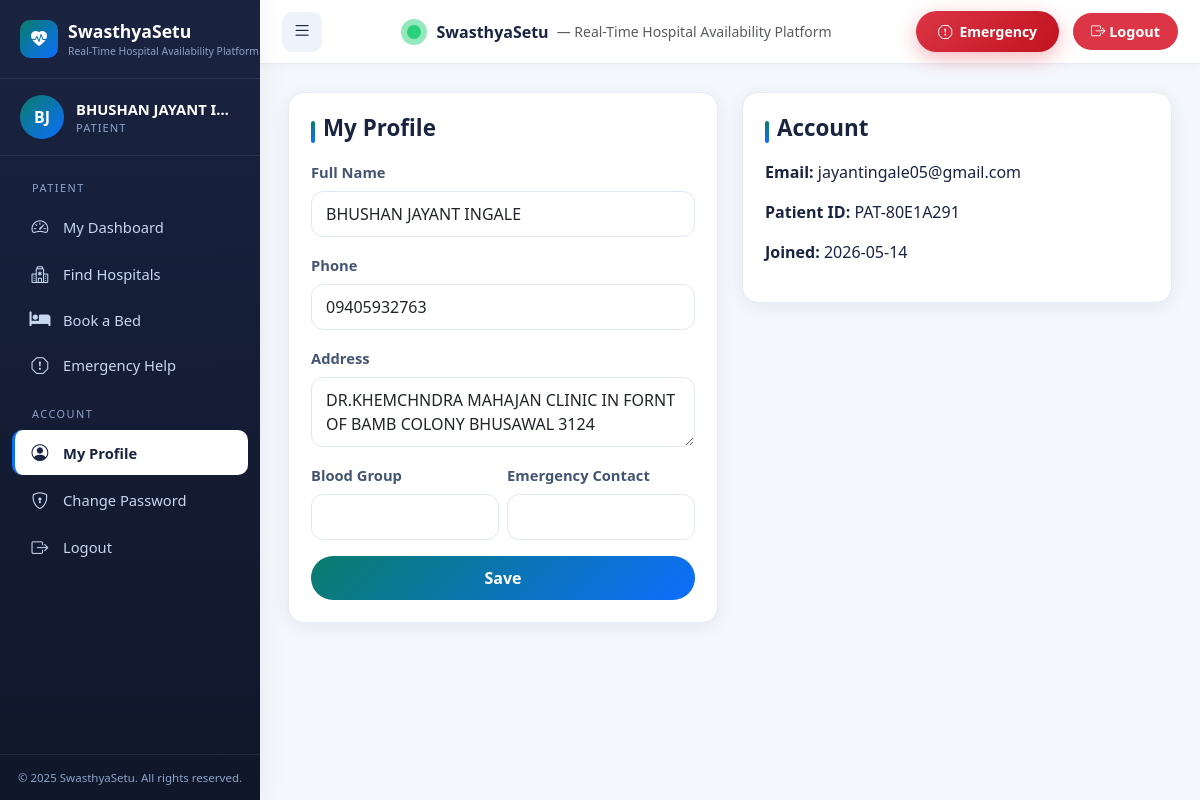
Page /profile (signed in) on the committed database.
### app.py (models this page shows, shortened)
class SiteContent(db.Model):
    __tablename__ = 'site_content'
    id = db.Column(db.Integer, primary_key=True)
    key = db.Column(db.String(100), unique=True, nullable=False)
    value = db.Column(db.Text, nullable=False)
    description = db.Column(db.String(255))

class User(UserMixin, db.Model):
    __tablename__ = 'users'
    id = db.Column(db.Integer, primary_key=True)
    email = db.Column(db.String(120), unique=True, nullable=False, index=True)
    password_hash = db.Column(db.String(255), nullable=False)
    role = db.Column(db.String(20), nullable=False)  # admin, hospital, patient
    is_active = db.Column(db.Boolean, default=True)
    is_approved = db.Column(db.Boolean, default=False)
    created_at = db.Column(db.DateTime, default=datetime.utcnow)
    unique_id = db.Column(db.String(20), unique=True, nullable=True)
    hospital_profile = db.relationship('HospitalProfile', backref='user', uselist=False)
    patient_profile = db.relationship('PatientProfile', backref='user', uselist=False)
    bookings = db.relationship('Booking', foreign_keys='Booking.patient_id', backref='patient')
    @property
    def display_name(self):
        if self.role == 'hospital' and self.hospital_profile:
            return self.hospital_profile.hospital_name
        if self.role == 'patient' and self.patient_profile:
            return self.patient_profile.full_name
        return self.email.split('@')[0]
    @property
    def initials(self):
        name = self.display_name or self.email
        parts = name.split()
        if len(parts) >= 2:
            return (parts[0][0] + parts[1][0]).upper()
        return name[:2].upper()

class PatientProfile(db.Model):
    __tablename__ = 'patient_profiles'
    id = db.Column(db.Integer, primary_key=True)
    user_id = db.Column(db.Integer, db.ForeignKey('users.id'), unique=True, nullable=False)
    full_name = db.Column(db.String(100), nullable=False)
    phone = db.Column(db.String(20), nullable=False)
    date_of_birth = db.Column(db.Date, nullable=True)
    blood_group = db.Column(db.String(5), nullable=True)
    address = db.Column(db.Text, nullable=True)
    emergency_contact = db.Column(db.String(20), nullable=True)

### app.py (the view, shortened to what this page needs)
@app.route('/profile', methods=['GET', 'POST'])
@login_required
def profile():
    if current_user.role == 'patient':
        class PatientProfileForm(FlaskForm):
            full_name = StringField('Full Name', validators=[DataRequired()])
            phone = StringField('Phone', validators=[DataRequired()])
            address = TextAreaField('Address')
            blood_group = StringField('Blood Group')
            emergency_contact = StringField('Emergency Contact')
            submit = SubmitField('Update Profile')
        form = PatientProfileForm(obj=current_user.patient_profile)
        return render_template('profile_patient.html', form=form, user=current_user)
    return render_template('profile_admin.html', user=current_user)

### app.py
        class PatientProfileForm(FlaskForm):
            full_name = StringField('Full Name', validators=[DataRequired()])
            phone = StringField('Phone', validators=[DataRequired()])
            address = TextAreaField('Address')
            blood_group = StringField('Blood Group')
            emergency_contact = StringField('Emergency Contact')
            submit = SubmitField('Update Profile')

### templates/profile_patient.html
{% extends 'base.html' %}
{% block content %}
<div class="row">
  <div class="col-md-6">
    <div class="card-soft">
      <h4 class="section-title">My Profile</h4>
      <form method="post">{{ form.hidden_tag() }}
        <div class="mb-3"><label class="form-label">Full Name</label>{{ form.full_name(class='form-control') }}</div>
        <div class="mb-3"><label class="form-label">Phone</label>{{ form.phone(class='form-control') }}</div>
        <div class="mb-3"><label class="form-label">Address</label>{{ form.address(class='form-control', rows=2) }}</div>
        <div class="row g-2 mb-3">
          <div class="col-6"><label class="form-label">Blood Group</label>{{ form.blood_group(class='form-control') }}</div>
          <div class="col-6"><label class="form-label">Emergency Contact</label>{{ form.emergency_contact(class='form-control') }}</div>
        </div>
        <button class="btn btn-primary w-100">Save</button>
      </form>
    </div>
  </div>
  <div class="col-md-6">
    <div class="card-soft">
      <h4 class="section-title">Account</h4>
      <p><b>Email:</b> {{ user.email }}</p>
      <p><b>Patient ID:</b> {{ user.unique_id }}</p>
      <p><b>Joined:</b> {{ user.created_at.strftime('%Y-%m-%d') }}</p>
    </div>
  </div>
</div>
{% endblock %}

### templates/base.html (shortened to what this page needs)
<!doctype html>
<html lang="en">
<head>
  <link href="https://cdn.jsdelivr.net/npm/bootstrap@5.3.3/dist/css/bootstrap.min.css" rel="stylesheet">
  <link rel="stylesheet" href="https://cdn.jsdelivr.net/npm/bootstrap-icons@1.11.3/font/bootstrap-icons.css">
  <link rel="stylesheet" href="https://cdnjs.cloudflare.com/ajax/libs/font-awesome/6.5.2/css/all.min.css">
  <link rel="stylesheet" href="https://cdnjs.cloudflare.com/ajax/libs/animate.css/4.1.1/animate.min.css">
  <link rel="stylesheet" href="https://unpkg.com/leaflet@1.9.4/dist/leaflet.css">
  <link href="{{ url_for('static', filename='css/main.css') }}" rel="stylesheet">
  <link href="{{ url_for('static', filename='css/sidebar.css') }}" rel="stylesheet">
  <link href="{{ url_for('static', filename='css/dashboard.css') }}" rel="stylesheet">
</head>
<body>
  {% if current_user.is_authenticated %}
  <div class="layout">
    <aside class="sidebar" id="sidebar">
      <div class="sidebar-brand">
        <div class="brand-icon"><i class="bi bi-heart-pulse-fill"></i></div>
        <div>
          <span class="brand-text">{{ APP_NAME }}</span>
          <span class="brand-sub">{{ APP_TAGLINE }}</span>
        </div>
      </div>
      <div class="user-card">
        <div class="avatar">{{ current_user.initials }}</div>
        <div class="info">
          <div class="name">{{ current_user.display_name }}</div>
          <div class="role">{{ current_user.role }}</div>
        </div>
      </div>
      <nav class="sidebar-nav">
        {% set ep = request.endpoint or '' %}
        {% if current_user.role == 'admin' %}
          <div class="sidebar-section-label">Main</div>
          <ul>
            <li><a href="{{ url_for('admin_dashboard') }}" class="{{ 'active' if ep=='admin_dashboard' else '' }}"><i class="bi bi-speedometer2"></i><span>Dashboard</span></a></li>
            <li><a href="{{ url_for('admin_hospitals') }}" class="{{ 'active' if 'hospital' in ep and 'admin' in ep else '' }}"><i class="bi bi-hospital"></i><span>Manage Hospitals</span></a></li>
            <li><a href="{{ url_for('admin_ambulances') }}" class="{{ 'active' if ep=='admin_ambulances' else '' }}"><i class="fa-solid fa-truck-medical"></i><span>Manage Ambulances</span></a></li>
            <li><a href="{{ url_for('admin_patients') }}" class="{{ 'active' if 'patient' in ep else '' }}"><i class="bi bi-people"></i><span>Manage Patients</span></a></li>
            <li><a href="{{ url_for('admin_bookings') }}" class="{{ 'active' if ep=='admin_bookings' else '' }}"><i class="bi bi-journal-medical"></i><span>All Bookings</span></a></li>
            <li><a href="{{ url_for('admin_emergency_alerts') }}" class="{{ 'active' if ep=='admin_emergency_alerts' else '' }}"><i class="bi bi-exclamation-octagon"></i><span>Emergency Alerts</span></a></li>
          </ul>
          <div class="sidebar-section-label">Geography & Services</div>
          <ul>
            <li><a href="{{ url_for('manage_states') }}" class="{{ 'active' if ep in ['manage_states','manage_districts'] else '' }}"><i class="bi bi-geo-alt"></i><span>States & Districts</span></a></li>
            <li><a href="{{ url_for('admin_hospital_services') }}" class="{{ 'active' if ep=='admin_hospital_services' else '' }}"><i class="bi bi-clipboard2-pulse"></i><span>Hospital Services</span></a></li>
          </ul>
          <div class="sidebar-section-label">System</div>
          <ul>
            <li><a href="{{ url_for('admin_emails') }}" class="{{ 'active' if 'email' in ep and ep != 'admin_test_email' else '' }}"><i class="bi bi-envelope"></i><span>Email Logs</span></a></li>
            <li><a href="{{ url_for('admin_test_email') }}" class="{{ 'active' if ep=='admin_test_email' else '' }}"><i class="bi bi-envelope-check"></i><span>Test Email</span></a></li>
            <li><a href="{{ url_for('admin_settings') }}" class="{{ 'active' if ep=='admin_settings' else '' }}"><i class="bi bi-gear"></i><span>Site Settings</span></a></li>
            <li><a href="{{ url_for('admin_content') }}" class="{{ 'active' if ep=='admin_content' else '' }}"><i class="bi bi-file-text"></i><span>Site Content</span></a></li>
            <li><a href="{{ url_for('change_password') }}" class="{{ 'active' if ep=='change_password' else '' }}"><i class="bi bi-shield-lock"></i><span>Change Password</span></a></li>
            <li><a href="{{ url_for('logout') }}"><i class="bi bi-box-arrow-right"></i><span>Logout</span></a></li>
          </ul>
        {% else %}
          <div class="sidebar-section-label">Patient</div>
          <ul>
            <li><a href="{{ url_for('patient_dashboard') }}" class="{{ 'active' if ep=='patient_dashboard' else '' }}"><i class="bi bi-speedometer2"></i><span>My Dashboard</span></a></li>
            <li><a href="{{ url_for('index') }}"><i class="bi bi-hospital"></i><span>Find Hospitals</span></a></li>
            <li><a href="{{ url_for('patient_book_bed_page') }}" class="{{ 'active' if ep=='patient_book_bed_page' else '' }}"><i class="fa-solid fa-bed"></i><span>Book a Bed</span></a></li>
            <li><a href="#" onclick="document.querySelector('.emergency-modal-trigger').click(); return false;"><i class="bi bi-exclamation-octagon"></i><span>Emergency Help</span></a></li>
          </ul>
          <div class="sidebar-section-label">Account</div>
          <ul>
            <li><a href="{{ url_for('profile') }}" class="{{ 'active' if ep=='profile' else '' }}"><i class="bi bi-person-circle"></i><span>My Profile</span></a></li>
            <li><a href="{{ url_for('change_password') }}" class="{{ 'active' if ep=='change_password' else '' }}"><i class="bi bi-shield-lock"></i><span>Change Password</span></a></li>
            <li><a href="{{ url_for('logout') }}"><i class="bi bi-box-arrow-right"></i><span>Logout</span></a></li>
          </ul>
        {% endif %}
      </nav>
      <div class="sidebar-footer">{{ APP_COPYRIGHT }}</div>
    </aside>
    <div class="main-area">
      <header class="topbar">
        <button class="toggle-btn" id="sidebarToggle" aria-label="Toggle sidebar"><i class="bi bi-list"></i></button>
        <div class="d-flex align-items-center gap-2">
          <span class="brand-pulse"></span>
          <strong>{{ APP_NAME }}</strong>
          <span class="text-muted small d-none d-md-inline">— {{ APP_TAGLINE }}</span>
        </div>
        <div class="topbar-right">
          <button type="button"
                  class="btn btn-emergency btn-sm d-none d-sm-inline-flex emergency-modal-trigger"
                  data-bs-toggle="modal" data-bs-target="#emergencyModal">
            <i class="bi bi-exclamation-octagon"></i>&nbsp; Emergency
          </button>
          <a class="logout-btn" href="{{ url_for('logout') }}"><i class="bi bi-box-arrow-right"></i> Logout</a>
        </div>
      </header>
      <main class="content">
        {% block content %}{% endblock %}
      </main>
    </div>
  </div>
  {% endif %}
</body>
</html>

### static/css/main.css (style rules this page uses)
:root { --primary: #0a7c6b; --primary-dark: #086053; --primary-light: #1aa28d; --accent: #0d6efd; --emergency: #dc3545; --success: #198754; --warning: #ffc107; --info: #0dcaf0; --sidebar-bg: #1a2340; --sidebar-bg-2: #0f172a; --sidebar-text: #c8d6f0; --sidebar-text-muted: #8da3c8; --body-bg: #f4f7fc; --card-bg: #ffffff; --text: #1a2340; --text-muted: #6c757d; --border: #e7ecf3; --radius: 16px; --shadow: 0 4px 18px rgba(15, 23, 42, 0.07); --shadow-hover: 0 10px 28px rgba(15, 23, 42, 0.13); }
* { box-sizing: border-box; }
body { font-family: 'Segoe UI', system-ui, -apple-system, 'Helvetica Neue', Arial, sans-serif; background: var(--body-bg); color: var(--text); margin: 0; padding: 0; min-height: 100vh; }
a { color: var(--accent); text-decoration: none; }
.btn-primary { background: linear-gradient(135deg, var(--primary), var(--accent)); border: none; border-radius: 30px; padding: 10px 22px; font-weight: 600; color: #fff; transition: all .2s; }
.btn-emergency { background: linear-gradient(135deg, #dc3545, #c1121f); border: none; border-radius: 30px; padding: 10px 22px; font-weight: 700; color: #fff; box-shadow: 0 6px 20px rgba(220, 53, 69, 0.35); }
.card-soft { background: var(--card-bg); border-radius: var(--radius); border: 1px solid var(--border); box-shadow: var(--shadow); padding: 22px; transition: box-shadow .2s, transform .2s; }
.section-title { font-weight: 700; font-size: 1.4rem; color: var(--text); margin-bottom: 18px; position: relative; padding-left: 12px; }
.section-title::before { content: ''; position: absolute; left: 0; top: 6px; height: 22px; width: 4px; background: linear-gradient(180deg, var(--primary), var(--accent)); border-radius: 4px; }
.brand-pulse { display: inline-block; width: 14px; height: 14px; background: #28d17c; border-radius: 50%; margin-right: 8px; position: relative; vertical-align: middle; }
.brand-pulse::after { content: ''; position: absolute; inset: -6px; border-radius: 50%; background: rgba(40, 209, 124, 0.5); animation: pulse 1.6s infinite; }
.form-control, .form-select { border-radius: 12px; padding: 10px 14px; border: 1.5px solid #e1e7f0; transition: border-color .2s, box-shadow .2s; }
.form-label { font-weight: 600; color: #455571; font-size: .92rem; }

### rows in the picture
SiteContent: value "Real-Time Hospital Availability Platform"
User: initials "BJ", display_name "BHUSHAN JAYANT I…", role "PATIENT", email "jayantingale05@gmail.com", unique_id "PAT-80E1A291", created_at "2026-05-14"
PatientProfile: full_name "BHUSHAN JAYANT INGALE", phone "09405932763", address "DR.KHEMCHNDRA MAHAJAN CLINIC IN FORNT OF BAMB COLONY BHUSAWAL 3124"

### other values in the picture
{{ APP_NAME }} "SwasthyaSetu"
{{ APP_COPYRIGHT }} "© 2025 SwasthyaSetu. All rights reserved."
